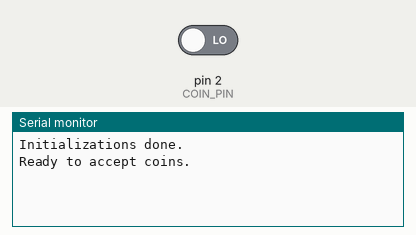
Recording of a sketch running on a simulated Arduino Uno, built with avr-gcc and run on an emulated ATmega328P. Shown: the last lines printed to the serial monitor. The inputs (shaded band) are chosen by the test bench; at power-on: pin 2 (COIN_PIN) LOW.

Above: at 1.2 s.
1.3 s: pin 2 (COIN_PIN) driven HIGH
At 1.9 s:
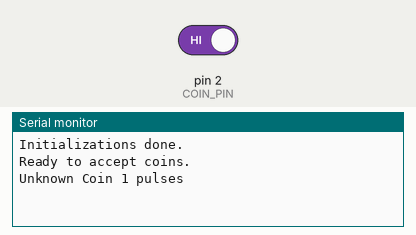
At 2.4 s:
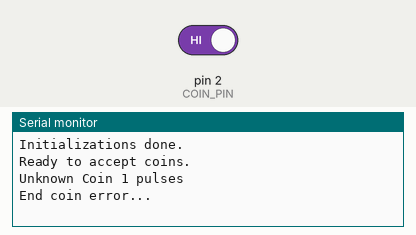

Measured:
- after the input at 1.3 s, the serial monitor: prints a new line after 0.20 s (image 1)

The sketch:

coin_acceptor.ino
```cpp
const int COIN_PIN = 2; // use one of the arduino interrupt pins (0 = pin 2, 1 = pin 3)
const int ledPin = 9;  // Add if needed to PWM pin for LED level adj.

//save strings to ROM to save SRAM, failsafe for coins entered
#include <avr/pgmspace.h>
char const coin_0[] PROGMEM = "Received Penny"; // "Received Penny" etc are strings to store - change to suit.
char const coin_1[] PROGMEM = "Received  Nickel";
char const coin_2[] PROGMEM = "Received  Dime";
char const coin_3[] PROGMEM = "Received Quarter";
char const coin_4[] PROGMEM = "Unknown Coin";
// Then set up a table to refer to your strings.
PGM_P const string_table[] PROGMEM = // change "string_table" name to suit
{
  coin_0,
  coin_1,
  coin_2,
  coin_3,
  coin_4, };

char buffer[30]; // make sure this is large enough for the largest string it must hold

int totalMoney;

int ledState = LOW;

void setup() {
  // Debugging output
  Serial.begin(115200);

  pinMode(COIN_PIN, INPUT);
  attachInterrupt(0, coinISR, RISING);  // COIN wire connected to PIN 2;
  Serial.println("Initializations done.");
  Serial.println("Ready to accept coins.");

}


// total amount of money collected;
int money = 0;
int prevMoney = 0;
// gets incremented by the ISR;
// gets reset when coin was recognized (after train of pulses ends);
volatile int pulses = 0;
volatile long timeLastPulse = 0;


// executed for every pulse;
void coinISR()
{
  pulses++;
  timeLastPulse = millis();
}

void loop()
{
  //used to check if we have any coins inserted
  long timeFromLastPulse = millis() - timeLastPulse;

  //only do if done detecting pulses for a while (usere done entering coins)
  if(timeFromLastPulse > 2000 && money != prevMoney) {
     Serial.print("Total received ");
     Serial.println(money);
     prevMoney = 0;
     money = 0;
  }

  if (pulses > 0 && timeFromLastPulse > 200)
  {
    // sequence of pulses stopped; determine the coin type;
    switch(pulses) {
      case '2':
        strcpy_P(buffer, (PGM_P)pgm_read_word(&(string_table[0]))); // Necessary casts and dereferencing, just copy.
        Serial.println( buffer );
        money += 1;
      break;

      case '4':
        strcpy_P(buffer, (PGM_P)pgm_read_word(&(string_table[1]))); // Necessary casts and dereferencing, just copy.
        Serial.println( buffer );
        money += 5;
      break;

      case '6':
        strcpy_P(buffer, (PGM_P)pgm_read_word(&(string_table[2]))); // Necessary casts and dereferencing, just copy.
        Serial.println( buffer );
        money += 10;
      break;

      case '8':
        strcpy_P(buffer, (PGM_P)pgm_read_word(&(string_table[3]))); // Necessary casts and dereferencing, just copy.
        Serial.println( buffer );
        money += 25;
      break;

      default:
        strcpy_P(buffer, (PGM_P)pgm_read_word(&(string_table[4]))); // Necessary casts and dereferencing, just copy.
        Serial.print( buffer );
        Serial.print(" ");
        Serial.print(pulses);
        Serial.println(" pulses");
        ledState = HIGH;
        digitalWrite(ledPin, ledState);
        delay(500);
        ledState = LOW;
        digitalWrite(ledPin, ledState);
        Serial.println("End coin error...");
      break;
      }

    pulses = 0;
  }
}
```
